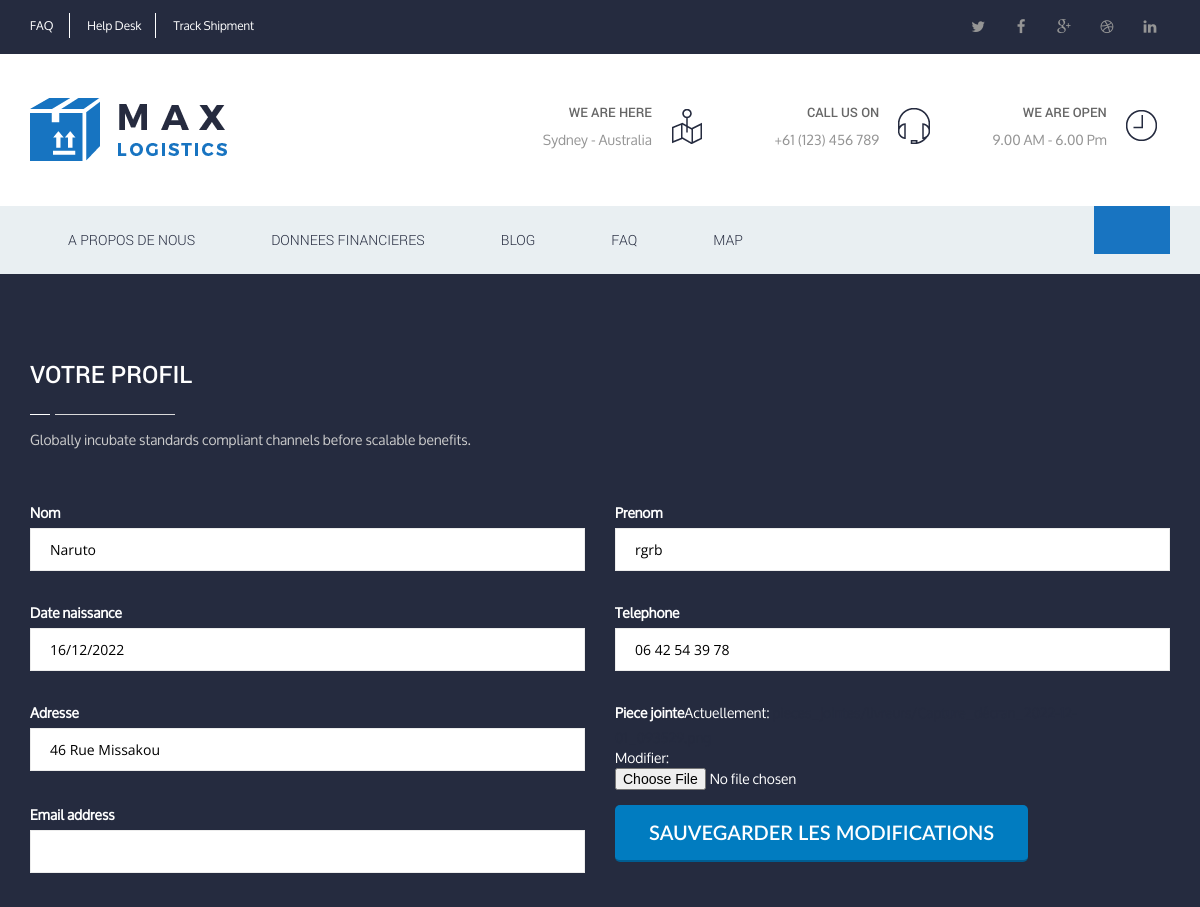
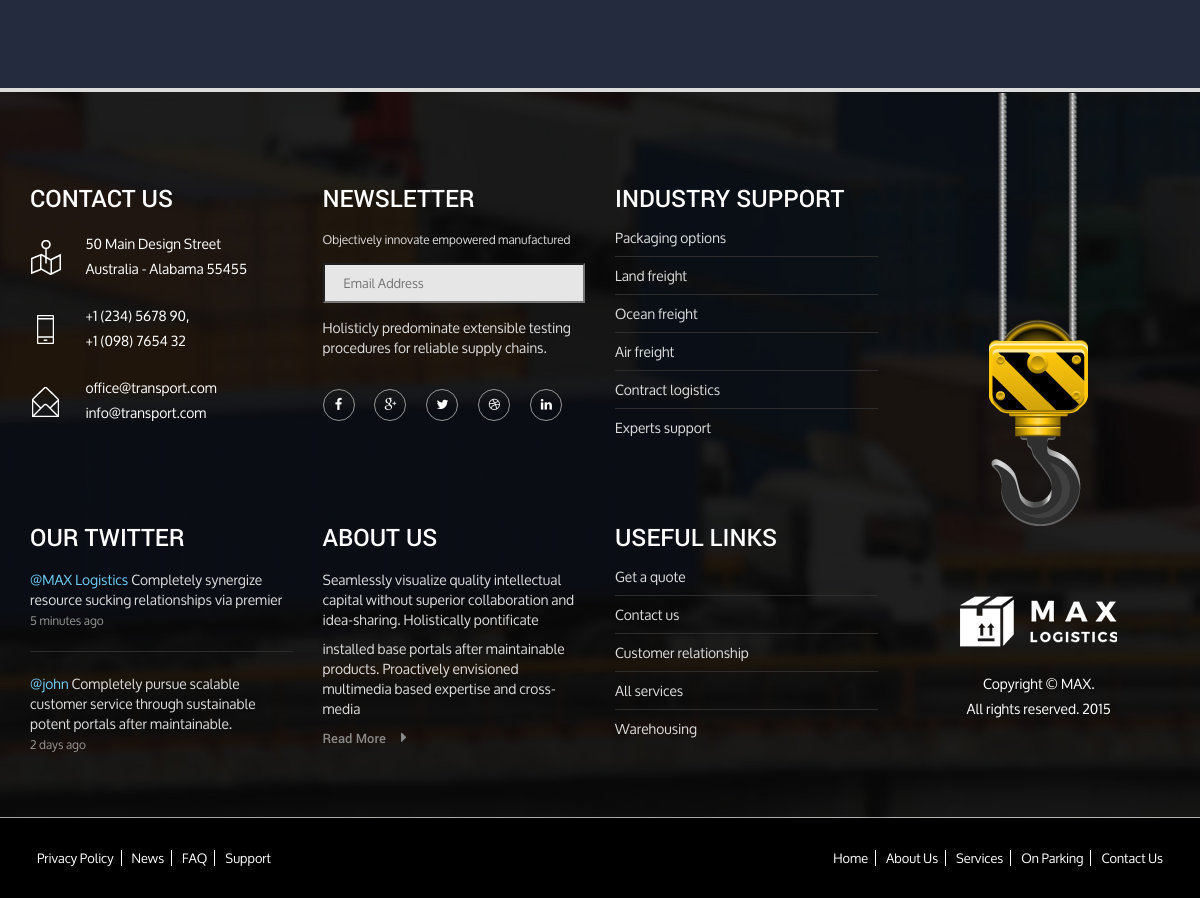
/edit-livreur/ (signed in), run on the app's committed database (2 pictures, top to bottom).
### web/models.py (models this page shows, shortened)
class Livreur(models.Model):
   user = models.OneToOneField(User, on_delete=models.CASCADE)
   nom = models.CharField(max_length=20, null=True, blank=True, verbose_name="Nom(s) du Livreur")
   prenom = models.CharField(max_length=20, null=True, blank=True, verbose_name="Prénom(s) du Livreur")
   date_naissance = models.DateField(max_length=100, null=True, blank=True, verbose_name="Date de naissance")
   telephone = models.CharField(max_length=100, null=True, blank=True, verbose_name="Numero de telephone")
   adresse = models.CharField(max_length=100, null=True, blank=True, verbose_name="Adresse")
   clients = models.ManyToManyField(Client, through='TransactionLivreurClient')
   piece_jointe = models.FileField(upload_to='pieces_jointes/livreurs/')
   latitude = models.FloatField(null=True, blank=True)
   longitude = models.FloatField(null=True, blank=True)

### web/views.py (the view, shortened to what this page needs)
# urls.py: path('edit-livreur/', views.editLivreur, name='editLivreur'),
def editLivreur(request):
    user = request.user
    livreur = Livreur.objects.get(user=user)
    form = LivreurUpdateForm(instance=livreur)
    form2 = LivreurProfilForm(instance=user)
    context ={
      'form':form,
      'form2':form2
      }
    return render(request, 'web/profile_livreur.html', context)

### web/forms.py
class LivreurUpdateForm(forms.ModelForm):
   nom = forms.CharField()
   prenom = forms.CharField()
   date_naissance = forms.DateField(widget=forms.DateInput())
   telephone = forms.CharField()
   adresse = forms.CharField()
   piece_jointe = forms.FileField()
   class Meta:
      model = User
      fields = ['nom','prenom', 'date_naissance', 'telephone', 'adresse','piece_jointe']

class LivreurProfilForm(forms.ModelForm):
   class Meta:
      model = User
      fields = ['email']

### web/templates/web/profile_livreur.html (shortened to what this page needs)
{% extends 'base.html' %}
{% block content %}
<section class="get_quote_area content-left">
   <div class="container">
      <div class="row">
         <div class="col-md-6">
            <div class="section_title nice_title_white_left">
               <h4>Votre Profil</h4>
               <p>
                  Globally incubate standards compliant channels before scalable benefits.
               </p>
            </div>
         </div>
      </div>
      <div class="row">
         <div class="section_content">
            <div class="col-md-12">
               <div class="row">
                  <form action="{% url 'editLivreur' %}" method="POST" enctype="multipart/form-data">
                     {% for field in form %}
                        <div class="form-group col-md-6 col-sm-6">
                           <div class="input-group">
                              <label for="{{field.name}}">{{field.label}}</label>
                              {{field}}
                           </div>
                        </div>
                     {% endfor %}
                     {% for field in form2 %}
                        <div class="form-group col-md-6 col-sm-6">
                           <div class="input-group">
                              <label for="{{field.name}}">{{field.label}}</label>
                              {{field}}
                           </div>
                        </div>
                     {% endfor %}
                     <div class="form-group submit col-md-3 col-sm-3">
                        <input class="btn" type="submit" value="Sauvegarder les modifications">
                     </div>
                  </form>
               </div>
            </div>
         </div>
      </div>
   </div>
</section>
{% endblock content %}

### static/web/css/style.css (style rules this page uses)
.get_quote_area { background: #252b3f; color: #fff; padding: 90px 0; }
.get_quote_area .section_title > h4 { color: #fff; }
.get_quote_area .section_title > p { color: #cdcdcd; }
.get_quote_area .input-group { width: 100%; }
.get_quote_area .form-group input[type="text"], input[type='date'], input[type='email'], input[type='password'] { color: black; font-family: "Open Sans",sans-serif; font-size: 14px; font-weight: 400; height: 43px; margin-bottom: 17px; width: 100%; text-indent: 17px; border: 1px solid #ececec; }
.get_quote_area .form-group input[type="submit"] { margin-bottom: 0; }
.get_quote_area .form-group.submit { margin: 0; }

### data on the page
Livreur: form "Naruto" "rgrb" "16/12/2022" "06 42 54 39 78" "46 Rue Missakou"

### other printed values
{{ field.label }} "Nom" "Prenom" "Date naissance" "Telephone" "Adresse" "Piece jointe"
{{ field.label }} "Email address"
